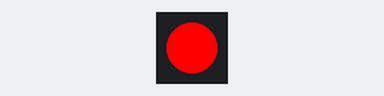
Simulated run of this program. Board: ESP32-S3. Shown: 1 RGB LEDs in strip order, left to right. What the program prints to the serial monitor is not drawn.

Above: at 1.2 s.
At 1.7 s:
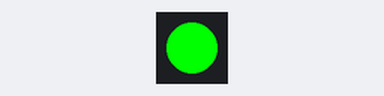
At 3.7 s:
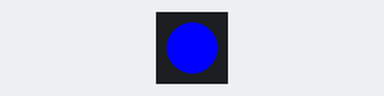
Timing chart, 0 to 4.5 s (numbered marks = the images above):
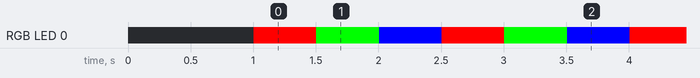

Measured:
- by itself, RGB LED 0: repeats every 1.5 s: RGB(0, 255, 0) 0.50 s, RGB(0, 0, 255) 0.50 s, RGB(255, 0, 0) 0.50 s
- by itself, everything shown: repeats every 1.5 s, in 3 steps

The program:

main.cpp
```cpp
#include <Adafruit_NeoPixel.h>
#include "esp_heap_caps.h"

#define PIN 48
#define NUMPIXELS 1

Adafruit_NeoPixel pixels(NUMPIXELS, PIN, NEO_GRB + NEO_KHZ800);

void setup() {
    Serial.begin(115200);
    delay(1000);  // 等串口稳定

    Serial.println("=== BOOT ===");

    // 打印内存信息
    Serial.printf("Internal RAM free: %u bytes\n", heap_caps_get_free_size(MALLOC_CAP_INTERNAL));
    Serial.printf("PSRAM total: %u bytes\n", heap_caps_get_total_size(MALLOC_CAP_SPIRAM));
    Serial.printf("PSRAM free : %u bytes\n", heap_caps_get_free_size(MALLOC_CAP_SPIRAM));

    pixels.begin();
    Serial.println("LED strip initialized");
}

void loop() {
    pixels.setPixelColor(0, pixels.Color(255, 0, 0)); // 红
    pixels.show();
    delay(500);

    pixels.setPixelColor(0, pixels.Color(0, 255, 0)); // 绿
    pixels.show();
    delay(500);

    pixels.setPixelColor(0, pixels.Color(0, 0, 255)); // 蓝
    pixels.show();
    delay(500);
}
```
